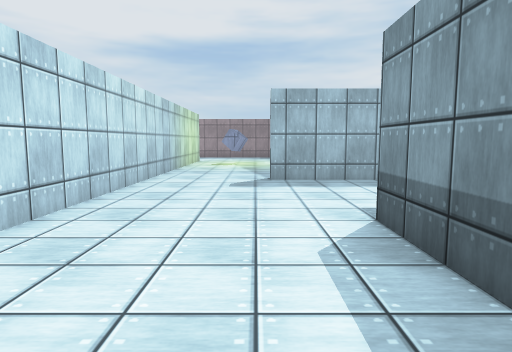
[1] (above)

19 first-person views from a walk through a 3-D level made in the Unity game engine. The camera is 1.3 m above the floor, tilts 6° down and sees 75° across. The floor is counted in squares, 1.2 m on a side. Each view is taken from the middle of a square. On the plan, view 1 faces up. The plan holds only what a view shows up to about 13 squares ahead; the rest is blank. The player is left out. Some animated figures are not drawn. Surface patterns are stand-ins for the level's own textures.

[2]
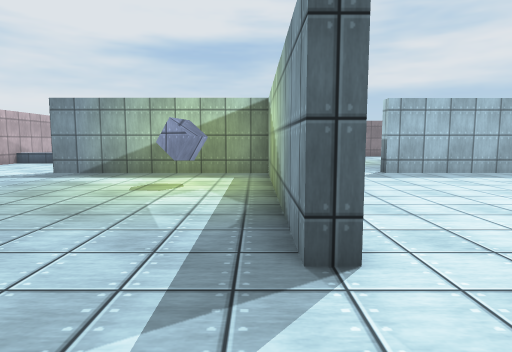

[3]
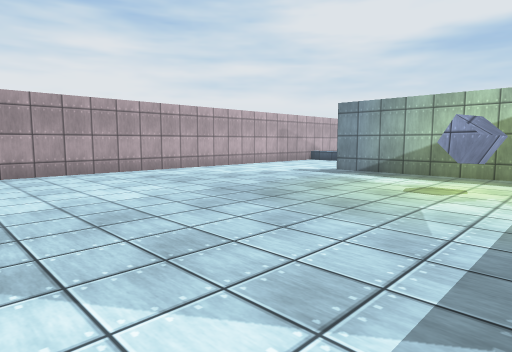

[4]
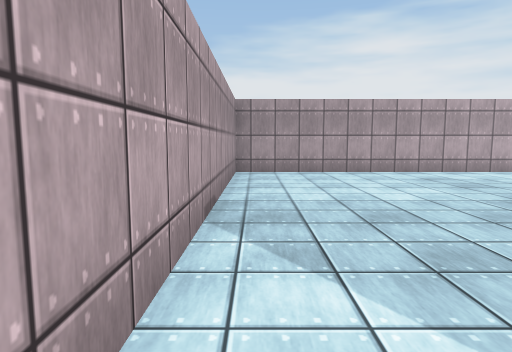

[5]
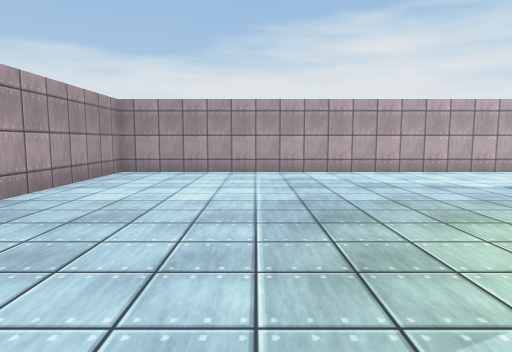

[6]
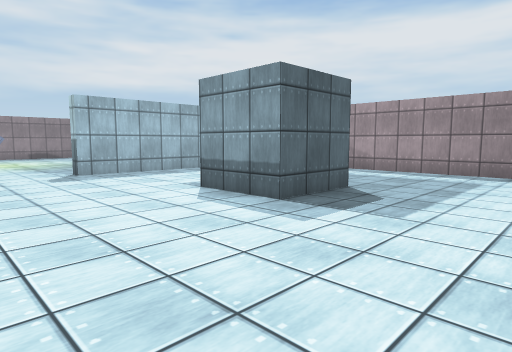

[7]
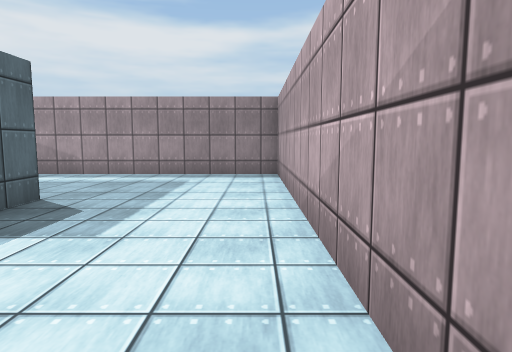

[8]
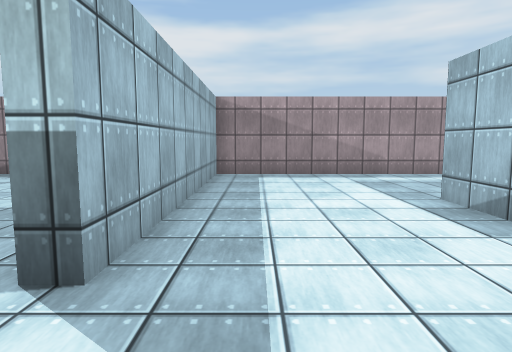

[9]
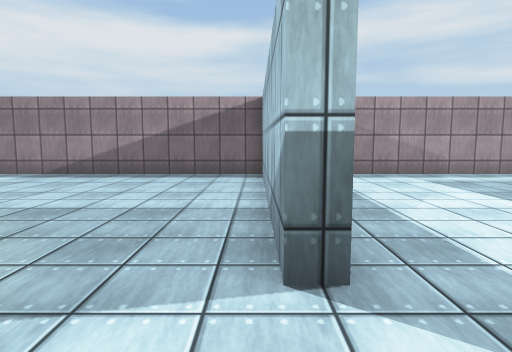

[10]
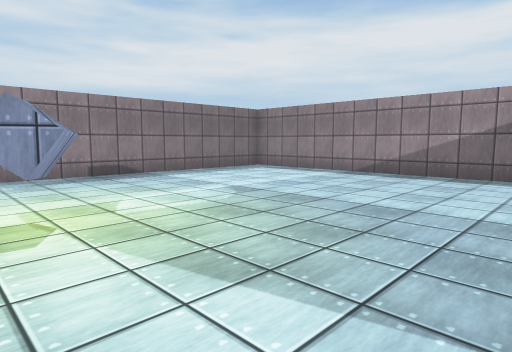

[11]
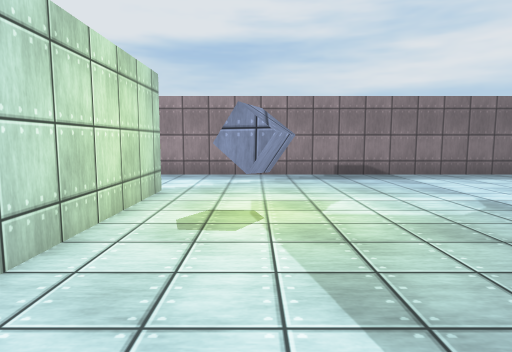

[12]
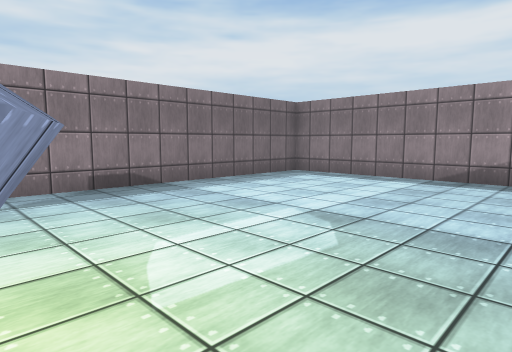

[13]
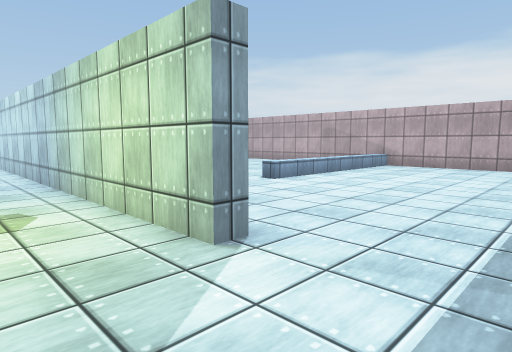

[14]
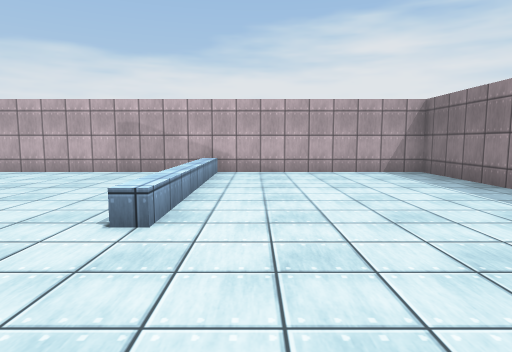

[15]
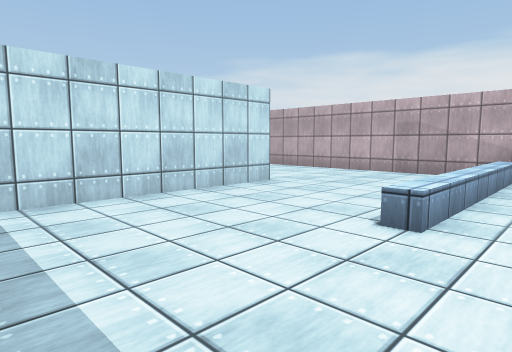

[16]
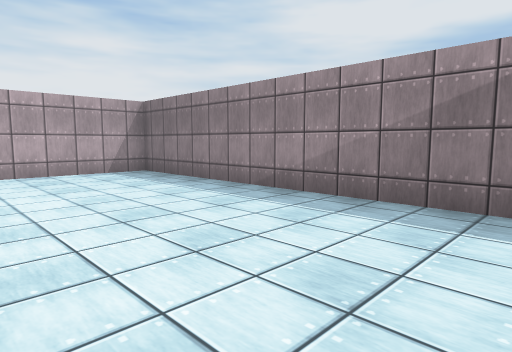

[17]
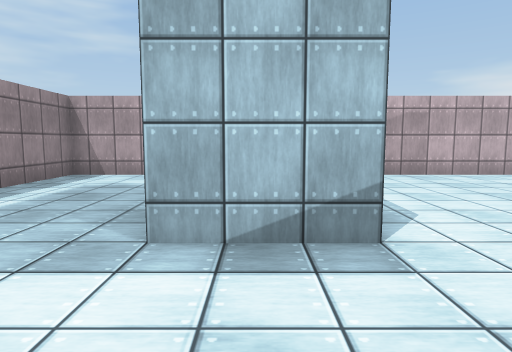

[18]
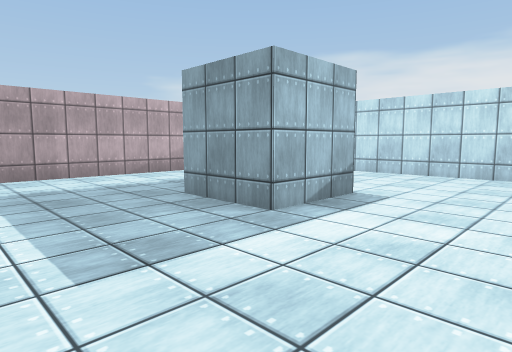

[19]
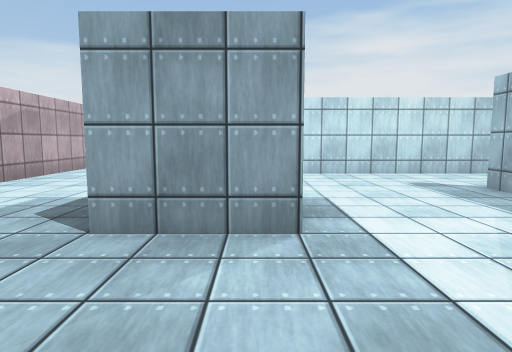

### Floor plan
Ten units are one square. View 1 is at (0, 0); x grows to the right and y downward. Boxes are objects, and circles mark ways between rooms. Rooms are numbered by the first view taken in them; rooms with no view inside come last. Other rooms are left out.
<svg viewBox="-161 -223 255 255">
<path fill="none" stroke="#000" d="M-35 -93 -109 -93M-31 -116 -31 -19M-109 -97 -48 -97M-30 -8 -36 -8 -36 -86M17 -45 42 -45 42 -20 17 -20 17 -45M-36 -183 -31 -183M-16 -218 -156 -218 -156 27 89 27 89 -93 4 -93 4 -97M-134 -147 -81 -147 -81 -141M-31 -183 -31 -116M4 -97 78 -97M89 -98 89 -218 -16 -218"/>
<rect x="-65" y="-75" width="10" height="20" fill="#bbb"><title>cube</title></rect>
<rect x="-15" y="-165" width="10" height="10" fill="#bbb"><title>cube</title></rect>
<circle cx="-10" cy="-107" r="3" fill="#2a7"/>
<circle cx="-23" cy="-200" r="3" fill="#2a7"/>
<text x="-60" y="-80">1</text>
<text x="30" y="-160">2</text>
</svg>
Room 1 opens to room 2.

Where each view was taken, in squares from view 1:
view 1: 0 up, 0 right, facing up
view 2: 2 down, 4 left, facing up
view 3: 2 down, 4 left, facing up-left
view 4: 2 down, 4 left, facing left
view 5: 2 up, 4 left, facing left
view 6: 2 down, 3 left, facing up-right
view 7: 2 down, 2 left, facing right
view 8: 8 up, 2 left, facing right
view 9: 10 up, 2 left, facing right
view 10: 11 up, 2 left, facing up-right
view 11: 11 up, 1 left, facing up
view 12: 14 up, 1 left, facing up-right
view 13: 21 up, 1 left, facing down-left
view 14: 16 up, 4 left, facing left
view 15: 16 up, 4 left, facing down-left
view 16: 16 up, 4 left, facing up-left
view 17: 8 up, 3 right, facing down
view 18: 8 up, 8 right, facing down-left
view 19: 4 up, 8 right, facing left
